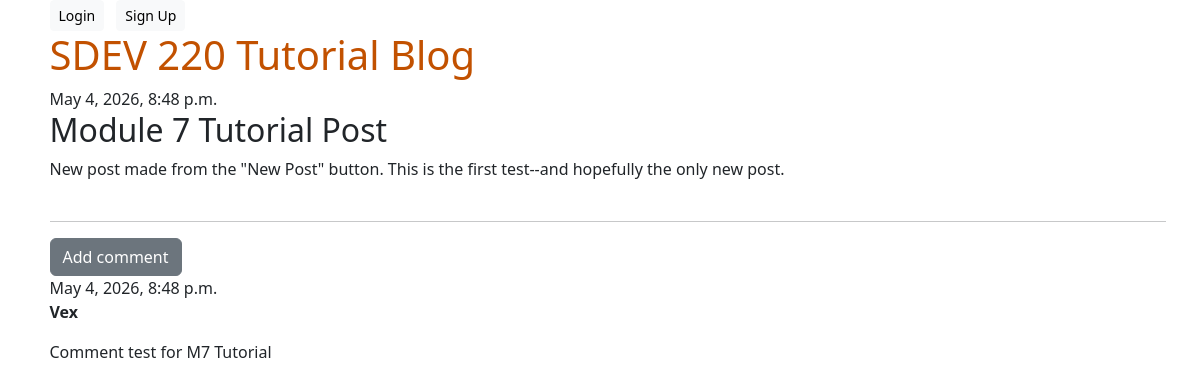
The app's page /post/2/ with its own data.
### blog/models.py (models this page shows, shortened)
class Post(models.Model):
    title = models.CharField(max_length=200)
    text = models.TextField()
    created_date = models.DateTimeField(auto_now_add=True)
    published_date = models.DateTimeField(default=timezone.now)

class Comment(models.Model):
    post = models.ForeignKey('blog.Post', on_delete=models.CASCADE, related_name='comments')
    author = models.CharField(max_length=200)
    text = models.TextField()
    created_date = models.DateTimeField(auto_now_add=True)
    approved_comment = models.BooleanField(default=False)

### blog/views.py (the view)
# urls.py: path('post/<int:pk>/', views.post_detail, name='post_detail'),
def post_detail(request, pk):
    post = get_object_or_404(Post, pk=pk)
    return render(request, 'blog/post_detail.html', {'post': post})

### blog/templates/blog/post_detail.html (shortened to what this page needs)
{% extends 'blog/base.html' %}
{% block content %}
<article class="post">
    {% if post.published_date %}
        <time class="date">
            {{ post.published_date }}
        </time>
    {% endif %}
    <h2>{{ post.title }}</h2>
    <p>{{ post.text|linebreaksbr }}</p>
</article>
<hr>
<a class="btn btn-secondary" href="{% url 'add_comment_to_post' pk=post.pk %}">
    Add comment
</a>
{% for comment in post.comments.all %}
    {% if user.is_authenticated or comment.approved_comment %}
        <div class="comment">
            <div class="date">
                {{ comment.created_date }}
            </div>
            <strong>{{ comment.author }}</strong>
            <p>{{ comment.text|linebreaks }}</p>
        </div>
    {% endif %}
{% empty %}
    <p>No comments here yet :(</p>
{% endfor %}
{% endblock %}

### blog/static/css/blog.css (style rules this page uses)
body { padding-left: 15px; }
.post { margin-bottom: 40px; }

### records on screen
Post: published_date "May 4, 2026, 8:48 p.m.", title "Module 7 Tutorial Post", text "New post made from the \"New Post\" button. This is the first test--and hopefully the only new post."
Comment: created_date "May 4, 2026, 8:48 p.m.", author "Vex", text "Comment test for M7 Tutorial"
